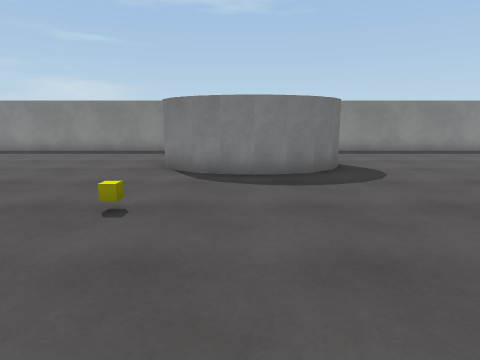
View 1 (above)

21 first-person views from a walk through a 3-D level made in the Unity game engine. The camera is 1.2 m above the floor, tilts 10° down and sees 75° across. The floor is counted in squares, 1 m on a side. Each view is taken from the middle of a square. On the plan, view 1 faces up. The plan holds only what a view shows up to about 13 squares ahead; the rest is blank. The place goes on beyond the plan. The player character is not drawn. Surface patterns are stand-ins for the level's own textures.

View 2
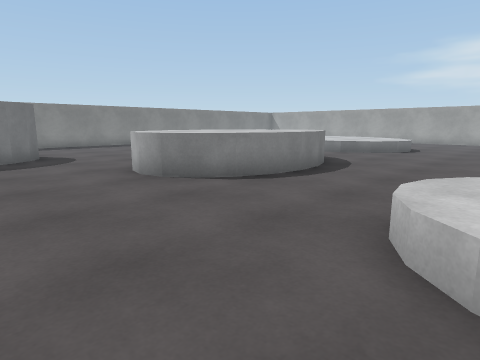

View 3
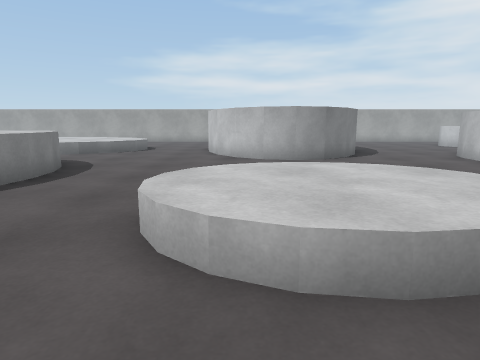

View 4
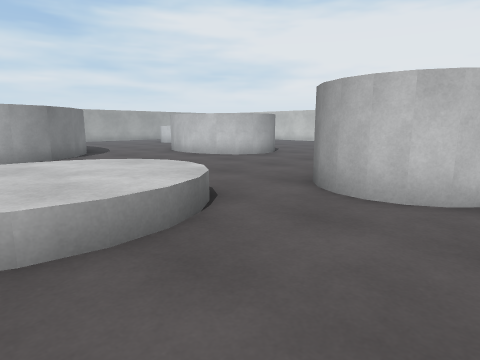

View 5
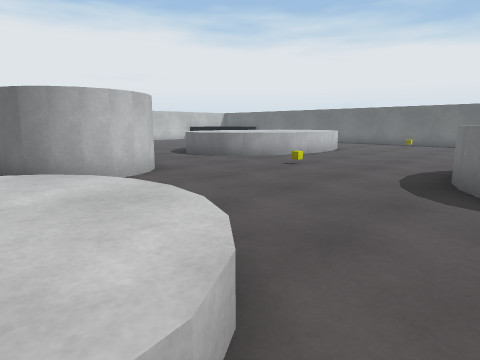

View 6
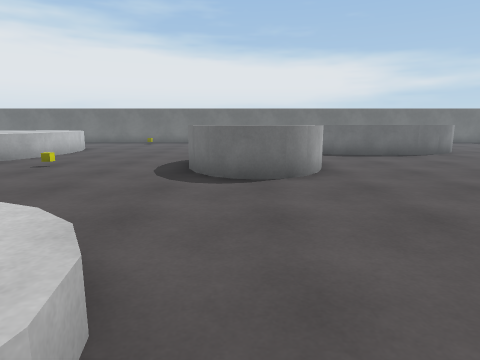

View 7
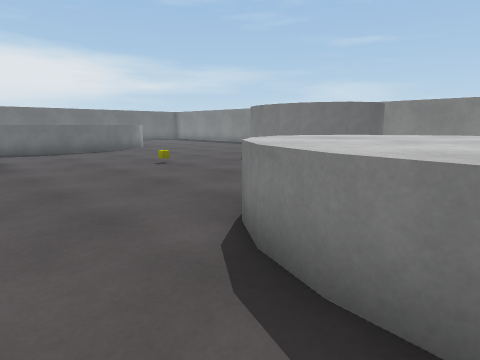

View 8
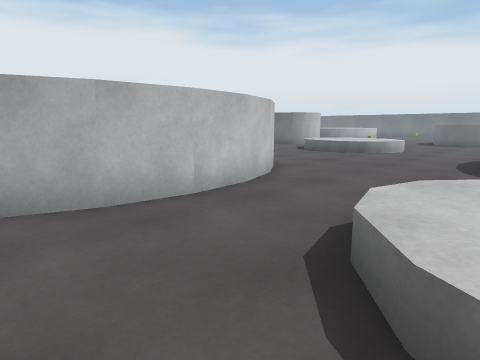

View 9
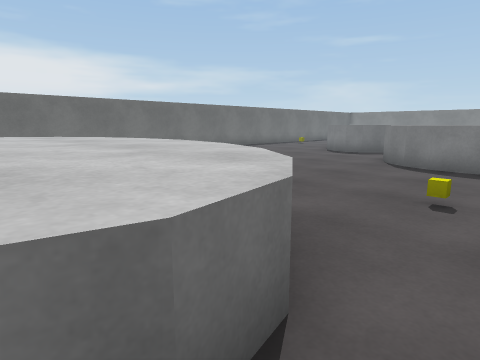

View 10
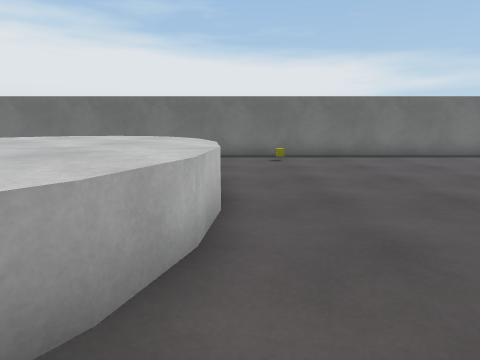

View 11
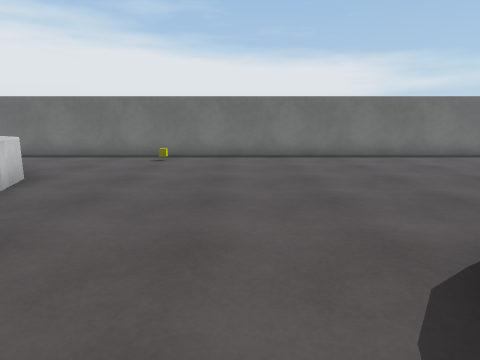

View 12
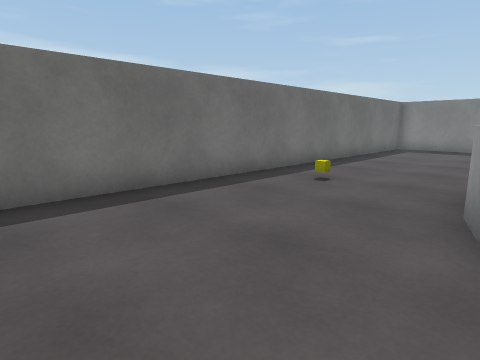

View 13
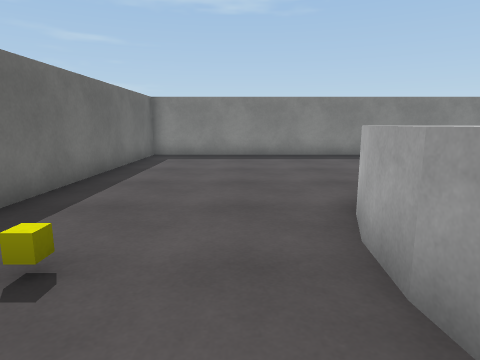

View 14
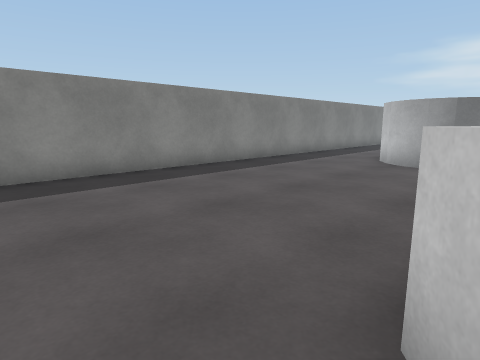

View 15
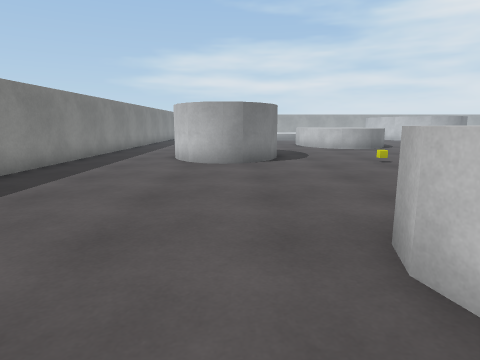

View 16
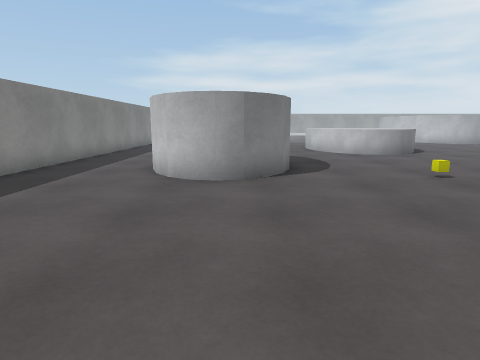

View 17
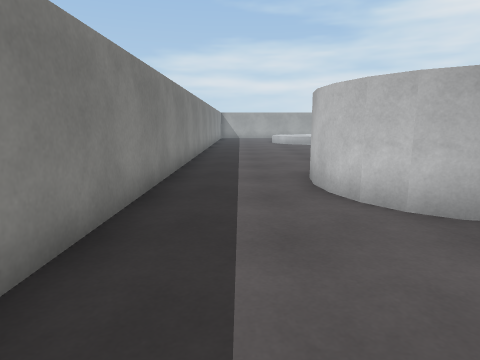

View 18
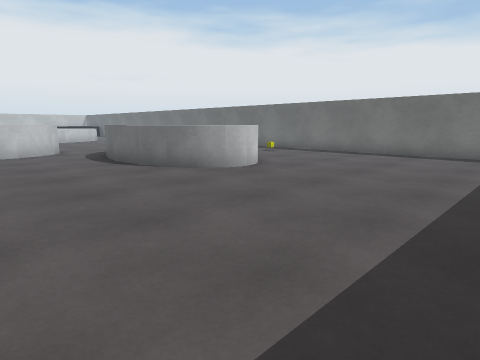

View 19
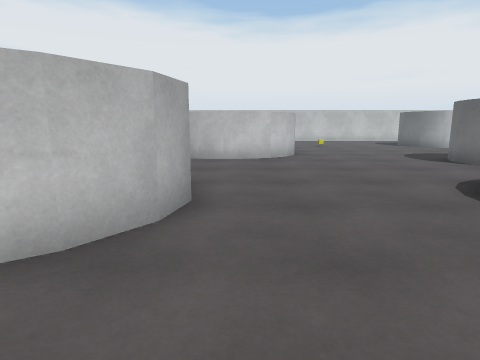

View 20
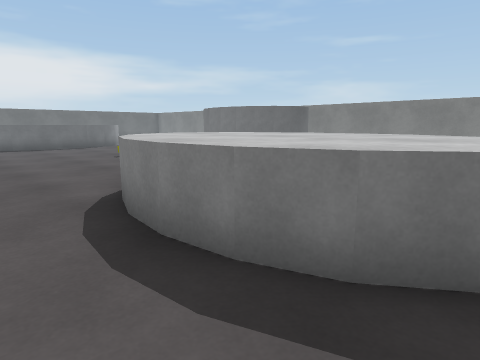

View 21
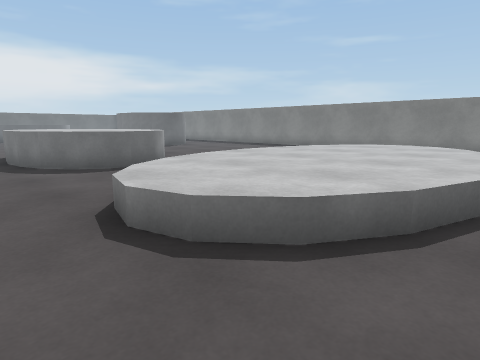

### Floor plan
Key: @ floor where view 1 was taken; # wall or solid block; . main floor; : floor 0.5 m higher than the main floor; / step, stairs or slope; ^ raised ledge; O other object.
Columns run from 17 left of view 1 to 19 right of it. Each row starts with its distance up from view 1.
 15 ##########################       ##
 14 #........................
 13 #..........................
 12 #..........................
 11 #...............^^^^......
 10 #..............^    ^.....     /::/
  9 #..............^   ^^....     /::::/
  8 #...............^^^^....      /::::/
  7 #.....^^^...............      ::::::
  6 #.....^  ^.............       ::::::
  5 #....^   ^............^^^^^   ::::::
  4 #.O..^^  ^.....O.....^^^^^^^  ::::::
  3 #....^   ^...........^^^^^^^../::::/.
  2 #.....^  ^...........^^^^^^^...::::..
  1 #.....^ ^.............^^^^^....////..
  0 #..........^^^^..@...................
 -1 #.........^    ^.....................
 -2 #.........^    ^.....................
 -3 #..........^^^^.....///.......^^^^^^
 -4 #................../:::/.....^
 -5 #................../:::/....^
 -6 #................../:::/....^
 -7 #.................../:/.....^
 -8 #.O..........O...............^^
 -9 #........^.......###..........^
-10 #.....^^^^^^.....####..........
-11 #....^^^^^^^^....   #..........
-12 #... ^^^^^^^^^..    #......^^..
-13 #..  ^^^^  ^^^..    .....^^  ^

Where each view was taken, in squares from view 1:
view 1: 0 up, 0 right, facing up
view 2: 4 down, 0 right, facing up-right
view 3: 4 down, 0 right, facing right
view 4: 4 down, 1 left, facing down-right
view 5: 2 down, 4 right, facing down-left
view 6: 2 down, 5 right, facing left
view 7: 1 down, 7 right, facing up-left
view 8: 2 up, 19 right, facing down-left
view 9: 13 down, 3 left, facing up-left
view 10: 9 down, 4 left, facing left
view 11: 5 down, 4 left, facing left
view 12: 2 down, 11 left, facing up-left
view 13: 2 up, 13 left, facing up
view 14: 7 up, 12 left, facing up-right
view 15: 9 up, 12 left, facing right
view 16: 9 up, 9 left, facing right
view 17: 13 up, 6 left, facing right
view 18: 14 up, 3 left, facing down-left
view 19: 1 down, 10 right, facing down
view 20: 1 down, 10 right, facing up-left
view 21: 1 down, 19 right, facing up-left
